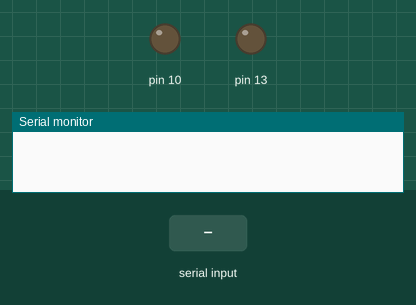
This sketch was run on a simulated Arduino Uno, built with avr-gcc and run on an emulated ATmega328P. Parts: output pins drawn as LEDs (lit = HIGH), the last lines printed to the serial monitor. Inputs (shaded band) come from the test bench.

Above: at 1.2 s.
1.3 s: "e" received over Serial
At 2.4 s:
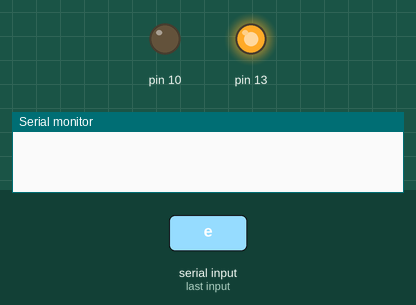
4.2 s: "a" received over Serial
At 6.8 s:
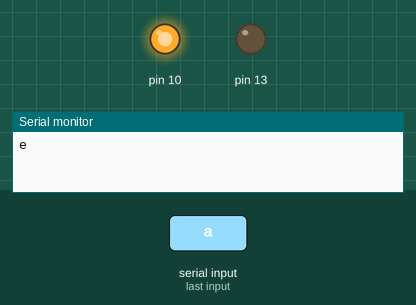
7.2 s: "b" received over Serial
At 13.9 s:
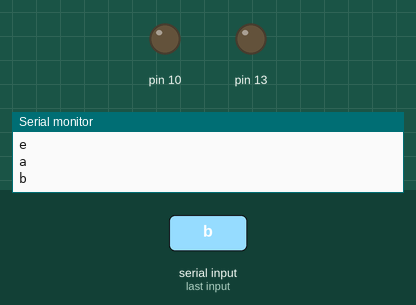
Timing chart, 0 to 15.4 s (numbered marks = the images above; inputs shaded):
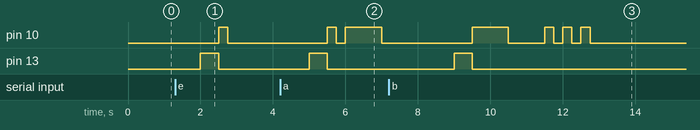

The sketch:

Ejemplo.ino
```cpp
#include <Morse.h>
Morse m = Morse(10,13);//recibe el pin del buzzer y un pin adicional para ver cuando se cambia a una nueva letraa
char inchar;
String s="";
void setup(){
Serial.begin(9600);
}
void loop(){
  s="";
while(Serial.available()){
inchar = Serial.read();
s += inchar;
}
m.sound(s);
Serial.println(s);
delay(1000);
}
```

Morse.cpp
```cpp
#include "Arduino.h"
#include "Morse.h"
#include <string.h>
Morse::Morse(int pin,int pin2){
  pinMode(pin,OUTPUT);
 pinMode(pin2,OUTPUT);
  _pin = pin;
  _pin2 = pin2;
}
void Morse::dot(){
  digitalWrite(_pin,HIGH);
   delay(250);
  digitalWrite(_pin,LOW);
   delay(250);

}
void Morse::sound(String s){
int longitud=s.length();
for(int i=0;i<longitud;i++){
  digitalWrite(_pin2,HIGH);//indica cuando va a entrar una nueva letra
  delay(500);
 digitalWrite(_pin2,LOW);
  play(s[i]);

}

}
void Morse::dash(){
  digitalWrite(_pin,HIGH);
   delay(1000);
  digitalWrite(_pin,LOW);
   delay(1000);
}

void Morse::play(char c){
switch(c){

  case 'a':
  dot();
  dash();

  break;
  case 'b':
  dash();
  dot();
  dot();
  dot();

  break;
  case 'c':
    dash();
    dot();
    dash();
    dot();
  break;
  case 'd':
    dash();
    dot();
    dot();
  break;
  case 'e':
    dot();
  break;
  case 'f':
    dot();
    dot();
    dash();
    dot();
  break;
  case 'g':
    dash();
    dash();
    dot();
  break;
  case 'h':
    dot();
    dot();
    dot();
    dot();
  break;
  case 'i':
    dot();
    dot();
  break;
  case 'j':
    dot();
    dash();
    dash();
    dash();

  break;
  case 'k':
    dash();
    dot();
    dash();

  break;
  case 'l':
    dot();
    dash();
    dot();
    dot();

  break;
  case 'm':
    dash();
    dash();

  break;
  case 'n':
    dash();
    dot();

  break;
  case 'o':
    dash();
    dash();
    dash();

  break;
  case 'p':
    dot();
    dash();
    dash();
    dot();

  break;
  case 'q':
    dash();
    dash();
    dot();
    dash();

  break;
  case 'r':
    dot();
    dash();
    dot();

  break;
  case 's':
    dot();
    dot();
    dot();

  break;
  case 't':
    dash();

  break;
  case 'u':
    dot();
    dot();
    dash();
  break;
  case 'v':
    dot();
    dot();
    dot();
    dash();

  break;
  case 'w':
    dot();
    dash();
    dash();

  break;
  case 'x':
    dash();
    dot();
    dot();
    dash();

  break;
  case 'y':
    dash();
    dot();
    dash();
    dash();

  break;
  case 'z':
    dash();
    dash();
    dot();
    dot();

  break;


}}
```

Morse.h
```cpp
#ifndef Morse_h
#define Morse_h
#include "Arduino.h"
class Morse
{
  public:
      Morse(int pin,int pin2);
      void dot();
      void dash();
      void sound(String s);
      void play(char c);

  private:
      int _pin;
     int _pin2;
};
#endif
```

Measured:
- after the input at 1.3 s, pin 10: LOW → HIGH after 1.2 s, → LOW 0.25 s later; pin 13: LOW → HIGH after 0.70 s, → LOW 0.50 s later
- after the input at 4.2 s, pin 10: LOW → HIGH after 1.3 s, → LOW 0.25 s later, → HIGH 0.25 s later, → LOW 1.0 s later; pin 13: LOW → HIGH after 0.80 s, → LOW 0.50 s later
- after the input at 7.2 s, pin 10: LOW → HIGH after 2.3 s, → LOW 1.0 s later, → HIGH 1.0 s later, → LOW 0.25 s later, … (8 changes in this stretch); pin 13: LOW → HIGH after 1.8 s, → LOW 0.50 s later
